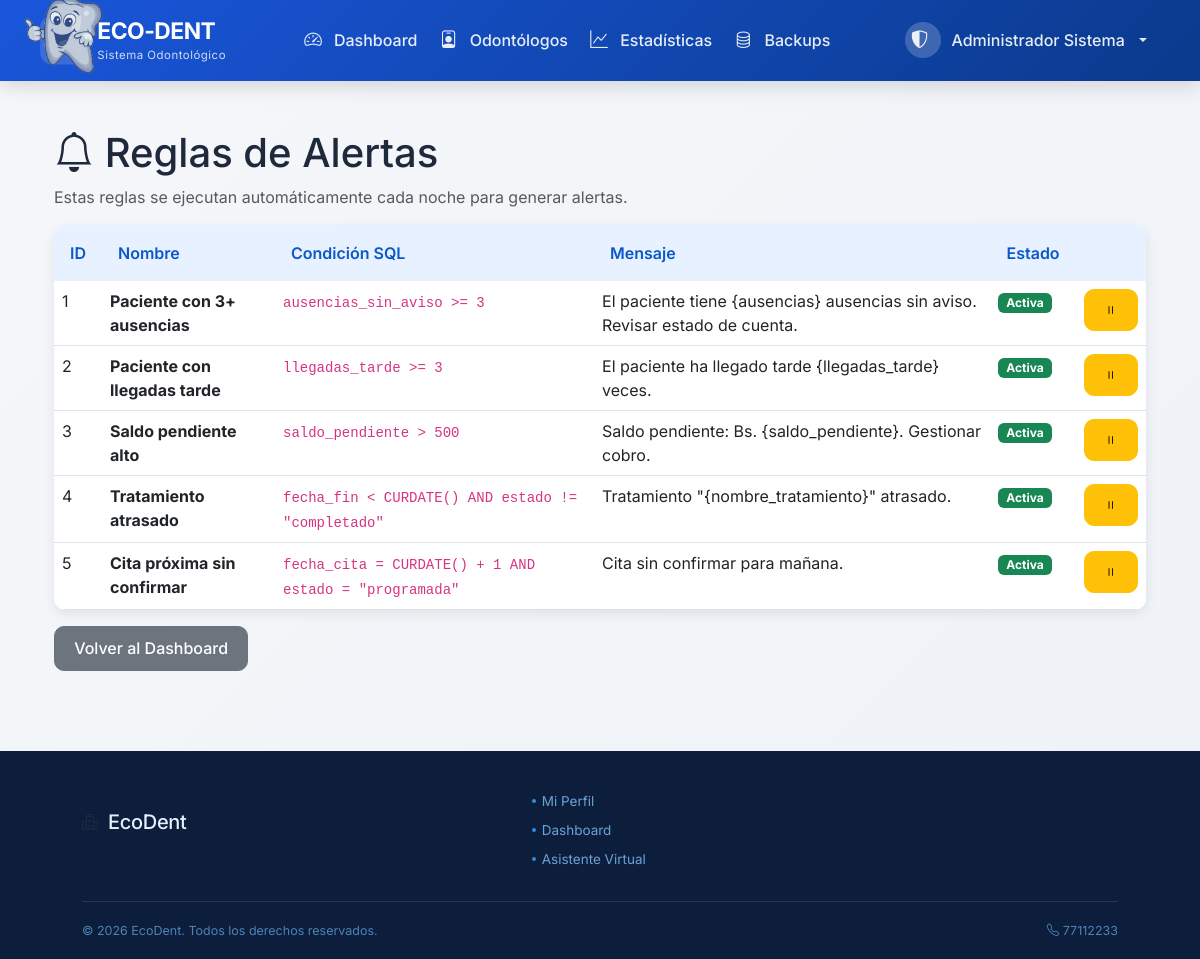
The app's page /public/admin/reglas_alertas.php (signed in), older data.
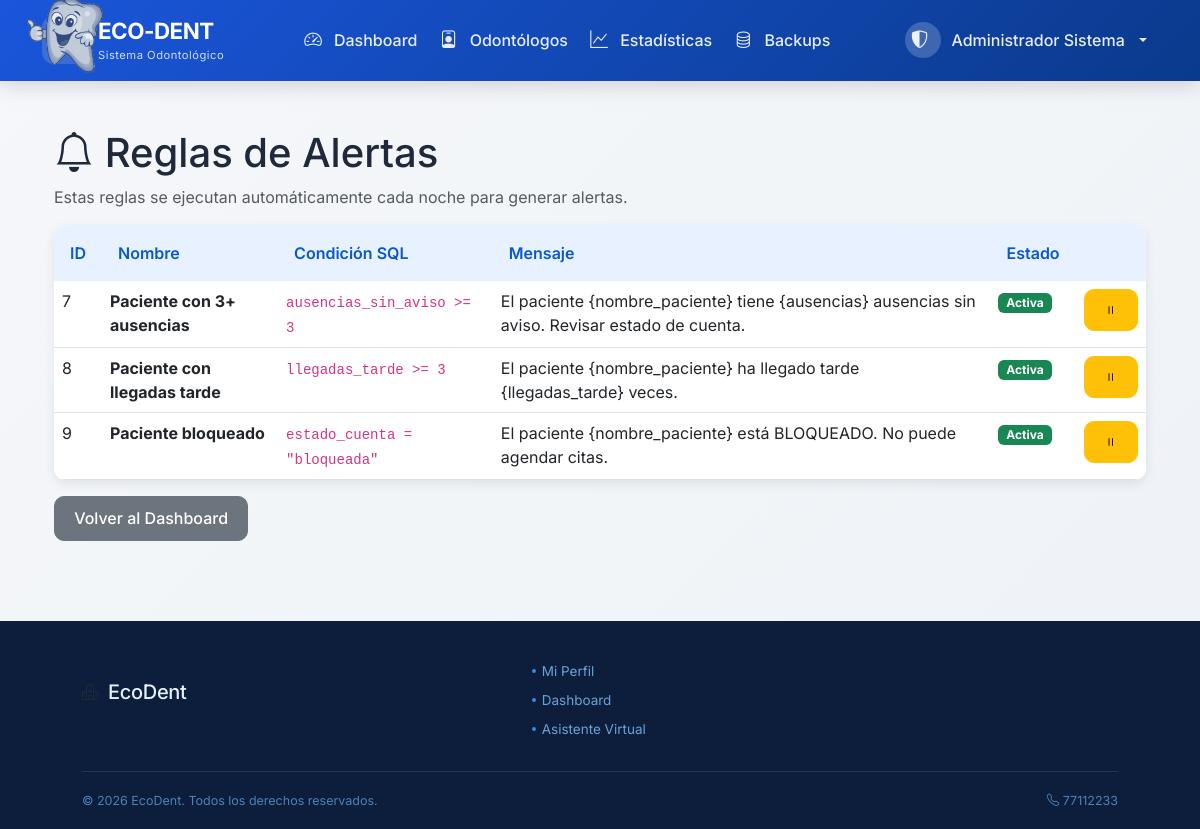
The same page, newer data.
### tables this page shows
CREATE TABLE `reglas_alertas` (
  `id_regla` int(11) NOT NULL AUTO_INCREMENT,
  `nombre` varchar(100) NOT NULL,
  `condicion` text NOT NULL,
  `mensaje` text NOT NULL,
  `activa` tinyint(1) DEFAULT 1,
  PRIMARY KEY (`id_regla`)
);

### public/admin/reglas_alertas.php (the view, shortened to what this page needs)
<?php
$conexion = conectarBD();
$reglas = $conexion->query("SELECT * FROM reglas_alertas ORDER BY id_regla");
require_once '../../includes/header.php';
?>
<div class="container mt-4">
    <h1><i class="bi bi-bell"></i> Reglas de Alertas</h1>
    <p class="text-muted">Estas reglas se ejecutan automáticamente cada noche para generar alertas.</p>
    <div class="card">
        <div class="card-body p-0">
            <table class="table table-hover mb-0">
                <thead class="table-light">
                    <tr>
                        <th>ID</th>
                        <th>Nombre</th>
                        <th>Condición SQL</th>
                        <th>Mensaje</th>
                        <th>Estado</th>
                        <th></th>
                    </tr>
                </thead>
                <tbody>
                    <?php while($regla = $reglas->fetch_assoc()): ?>
                    <tr>
                        <td><?php echo $regla['id_regla']; ?></td>
                        <td><strong><?php echo htmlspecialchars($regla['nombre']); ?></strong></td>
                        <td><code><?php echo htmlspecialchars($regla['condicion']); ?></code></td>
                        <td><?php echo htmlspecialchars($regla['mensaje']); ?></td>
                        <td>
                            <span class="badge bg-<?php echo $regla['activa'] ? 'success' : 'secondary'; ?>">
                                <?php echo $regla['activa'] ? 'Activa' : 'Inactiva'; ?>
                            </span>
                        </td>
                        <td>
                            <a href="?toggle=<?php echo $regla['id_regla']; ?>" class="btn btn-sm btn-<?php echo $regla['activa'] ? 'warning' : 'success'; ?>">
                                <i class="bi bi-<?php echo $regla['activa'] ? 'pause' : 'play'; ?>"></i>
                            </a>
                        </td>
                    </tr>
                    <?php endwhile; ?>
                </tbody>
            </table>
        </div>
    </div>
    <div class="mt-3">
        <a href="dashboard.php" class="btn btn-secondary">Volver al Dashboard</a>
    </div>
</div>
<?php require_once '../../includes/footer.php'; ?>

Row changes from the older to the newer data that the page shows:
removed reglas_alertas: id_regla "1", nombre "Paciente con 3+ ausencias", condicion "ausencias_sin_aviso >= 3", mensaje "El paciente tiene {ausencias} ausencias sin aviso. Revisar estado de cuenta.", activa "Activa"
removed reglas_alertas: id_regla "2", nombre "Paciente con llegadas tarde", condicion "llegadas_tarde >= 3", mensaje "El paciente ha llegado tarde {llegadas_tarde} veces.", activa "Activa"
removed reglas_alertas: id_regla "3", nombre "Saldo pendiente alto", condicion "saldo_pendiente > 500", mensaje "Saldo pendiente: Bs. {saldo_pendiente}. Gestionar cobro.", activa "Activa"
removed reglas_alertas: id_regla "4", nombre "Tratamiento atrasado", condicion "fecha_fin < CURDATE() AND estado != \"completado\"", mensaje "Tratamiento \"{nombre_tratamiento}\" atrasado.", activa "Activa"
removed reglas_alertas: id_regla "5", nombre "Cita próxima sin confirmar", condicion "fecha_cita = CURDATE() + 1 AND estado = \"programada\"", mensaje "Cita sin confirmar para mañana.", activa "Activa"
added reglas_alertas: id_regla "7", nombre "Paciente con 3+ ausencias", condicion "ausencias_sin_aviso >= 3", mensaje "El paciente {nombre_paciente} tiene {ausencias} ausencias sin aviso. Revisar estado de cuenta.", activa "Activa"
added reglas_alertas: id_regla "8", nombre "Paciente con llegadas tarde", condicion "llegadas_tarde >= 3", mensaje "El paciente {nombre_paciente} ha llegado tarde {llegadas_tarde} veces.", activa "Activa"
added reglas_alertas: id_regla "9", nombre "Paciente bloqueado", condicion "estado_cuenta = \"bloqueada\"", mensaje "El paciente {nombre_paciente} está BLOQUEADO. No puede agendar citas.", activa "Activa"
